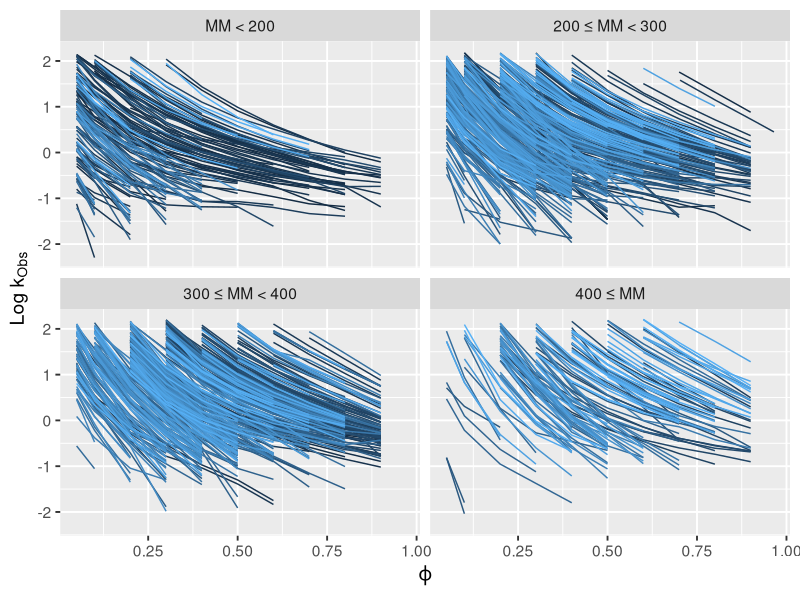
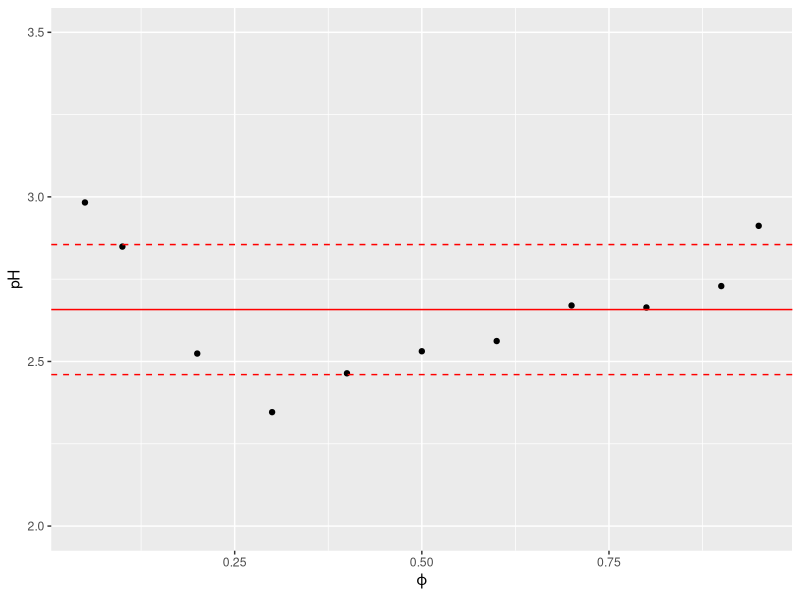
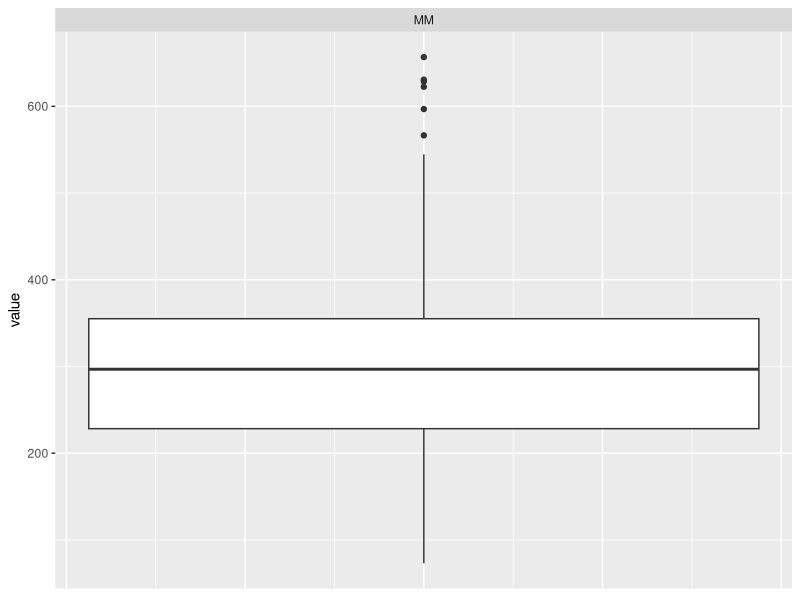
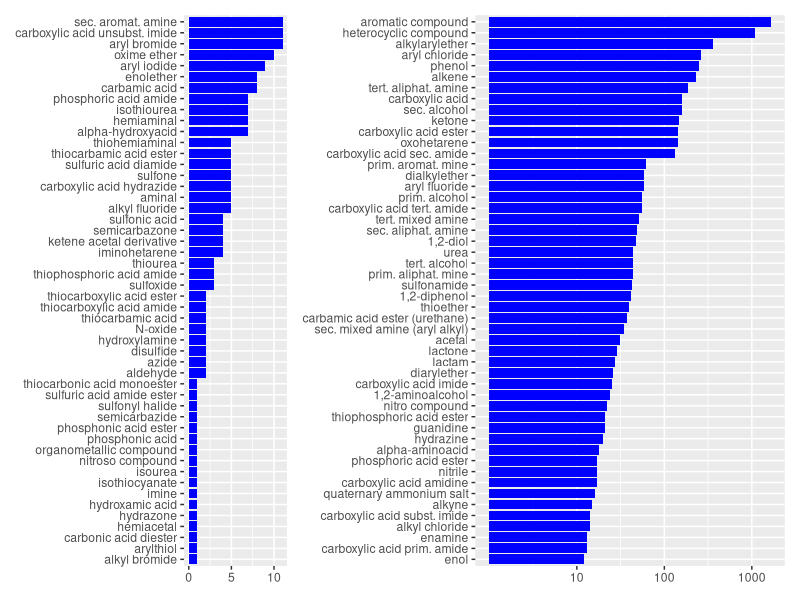

These figures' R source, in order:
## ---- chunk 1
# load packages
library(here)
library(ggplot2)

# load data
DS        <- read.csv(here::here("1_data/database_stan_1026.csv"),header = TRUE, sep = ";", dec = ".")
DS_names  <- read.csv(here::here("1_data/database_stan_1026_analyte_names.csv"),header = TRUE, sep = ",", dec = ".")

# divide the analytes into groups according to MM
DS$MM_group <- with(DS, ifelse(MW_ACD < 200, "1",
                                 ifelse(MW_ACD < 300 & MW_ACD >= 200, "2", 
                                        ifelse(MW_ACD < 400 & MW_ACD >= 300, "3", "4" ))))
lab <- function(x){
  ifelse(x == 1, "MM < 200",
         ifelse(x == 2, "200 \u2264 MM < 300", 
                ifelse(x == 3, "300 \u2264 MM < 400", "400 \u2264 MM" )))
}

nObs <- length(DS$ID)
nAnalytes <- length(unique(DS$ID))
fi <- seq(0,1,0.1)

ggplot(data=DS, aes(x=concentration, y=logk, group=ID)) + 
  geom_line(aes(color=ID)) + 
  facet_wrap(~MM_group, ncol=2, labeller=labeller(MM_group = lab)) +
  labs(x = expression(varphi), y = expression(Log~k[Obs])) + 
  theme_gray(base_size = 14) + theme(legend.position="none") 
## ---- chunk 2
DS_pH <- read.csv(here::here("1_data/pH.csv"),header = TRUE, sep = ";", dec = ",")


ggplot(data=DS_pH, aes(x=fi, y=pH)) + labs(x = expression(varphi), y = "pH") + 
  geom_point() + geom_hline(yintercept=mean(DS_pH$pH), color = "red") +
  geom_hline(yintercept=mean(DS_pH$pH)-sd(DS_pH$pH), linetype="dashed", color = "red") +
  geom_hline(yintercept=mean(DS_pH$pH)+sd(DS_pH$pH), linetype="dashed", color = "red") + ylim(c(2.0,3.5))
## ---- chunk 3
library(tidyverse)

df <- DS %>% distinct(ID,MW_ACD) %>%
  gather(MW_ACD, key= ACD, value="value") %>%
  mutate(ACD = recode(ACD, "MW_ACD" = "MM"))

ggplot(data= df , aes(x=ACD, y=value))+
  geom_boxplot(aes(1))+facet_wrap(~ ACD,scales = "free") +
  theme(axis.title.x=element_blank(),
        axis.text.x=element_blank(),
        axis.ticks.x=element_blank())
## ---- chunk 4
functional_groups         <- read.csv(here::here("1_data/checkmol_nr_groups.csv"),header = TRUE, sep = ",", dec = ".")
functional_groups_names   <- read.delim(here::here("1_data/checkmol_functional_group_names.csv"),header = TRUE, sep = ";", dec = ".")
## ---- chunk 5
functional_groups[,76]=functional_groups[,76]+functional_groups[,77]       
functional_groups[which(functional_groups[,202]>8.1),202] = 8; # heterocyclic compounds with more than 8 heterocycles are treated as if they have eigth
## ---- chunk 6
idx_excluded <- c(1, 2, 3, 6, 27, 28, 37, 47, 48, 51, 55, 61, 62, 67, 73, 74, 75, 77, 80, 91, 99, 109, 116, 117, 121, 125, 129, 142, 153, 154, 160, 161, 168, 173, 178, 181, 182, 186, 187, 191, 196)
functional_groups_names[which(functional_groups_names$ID_group %in% idx_excluded),2]

functional_groups <- functional_groups[,-idx_excluded]
functional_groups_names <- functional_groups_names[-idx_excluded,]
## ---- chunk 7
idx_not_present = which(colSums(functional_groups==0) == nrow(functional_groups))
functional_groups_names[which(functional_groups_names$ID_group %in% idx_not_present),2]

functional_groups <- functional_groups[,-idx_not_present]
functional_groups_names <- functional_groups_names[-idx_not_present,]
## ---- chunk 8
sumdata=data.frame(value=apply(functional_groups,2,sum))
sumdata$key=functional_groups_names[,2]
sumdata <- sumdata[order(sumdata$value),]
sumdata$split <- rep(c(1,2),each=50)

layout(c(1,2), widths=c(1,3))

p1 <- ggplot(data=sumdata[which(sumdata$split==1),], aes(x=reorder(key, +value), y=value, fill=key)) +
  geom_bar(fill="blue", stat="identity") + 
  theme(legend.position = "none",
        axis.title.x=element_blank(),
        axis.title.y=element_blank()) + 
  coord_flip()+
  scale_y_continuous(breaks=c(0,5,10))

p2 <- ggplot(data=sumdata[which(sumdata$split==2),], aes(x=reorder(key, +value), y=value, fill=key)) +
  geom_bar(fill="blue", stat="identity") + 
  theme(legend.position = "none",
        axis.title.x=element_blank(),
        axis.title.y=element_blank()) + 
  coord_flip() + scale_y_continuous(trans='log10',breaks=c(0,10,100,1000))

library(patchwork)

# Custom design (# means empty area)
design <- "
  1222
"

# Combine the plots with a custom layout
p1 + p2 +
  plot_layout(design = design)
